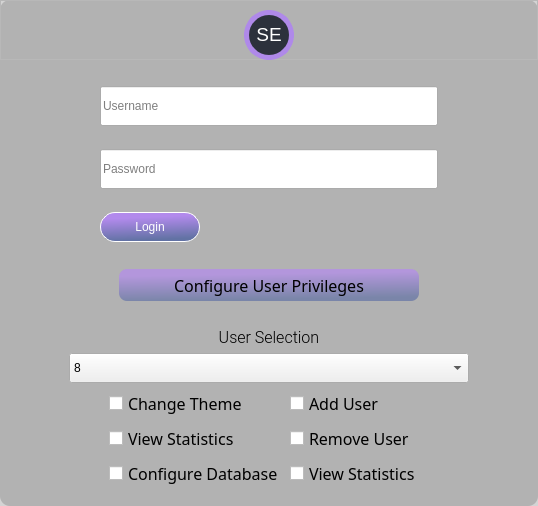
                        <widget class="QGroupBox" name="groupBox_36">
                         <property name="maximumSize">
                          <size>
                           <width>16777215</width>
                           <height>500</height>
                          </size>
                         </property>
                         <property name="styleSheet">
                          <string notr="true">QGroupBox{
    margin-top: 5ex;
	background:none;
	background-color:rgba(35,35,35,50);
	border-radius: 10px;
	border: 0px solid rgba(35,35,35,50);
}</string>
                         </property>
                         <layout class="QVBoxLayout" name="verticalLayout_24">
                          <property name="spacing">
                           <number>0</number>
                          </property>
                          <property name="leftMargin">
                           <number>0</number>
                          </property>
                          <property name="topMargin">
                           <number>0</number>
                          </property>
                          <property name="rightMargin">
                           <number>0</number>
                          </property>
                          <property name="bottomMargin">
                           <number>0</number>
                          </property>
                          <item>
                           <widget class="QFrame" name="frame_37">
                            <property name="maximumSize">
                             <size>
                              <width>16777215</width>
                              <height>60</height>
                             </size>
                            </property>
                            <property name="styleSheet">
                             <string notr="true">background:none;</string>
                            </property>
                            <property name="frameShape">
                             <enum>QFrame::StyledPanel</enum>
                            </property>
                            <property name="frameShadow">
                             <enum>QFrame::Raised</enum>
                            </property>
                            <layout class="QHBoxLayout" name="horizontalLayout_33">
                             <item>
                              <widget class="QLabel" name="user_initials_4">
                               <property name="minimumSize">
                                <size>
                                 <width>50</width>
                                 <height>50</height>
                                </size>
                               </property>
                               <property name="maximumSize">
                                <size>
                                 <width>50</width>
                                 <height>50</height>
                                </size>
                               </property>
                               <property name="font">
                                <font>
                                 <family>Segoe UI</family>
                                 <pointsize>14</pointsize>
                                 <weight>50</weight>
                                 <bold>false</bold>
                                </font>
                               </property>
                               <property name="focusPolicy">
                                <enum>Qt::ClickFocus</enum>
                               </property>
                               <property name="styleSheet">
                                <string notr="true">QLabel {
	border-radius: 25px;
	background-color: rgb(44, 49, 60);
	border: 5px solid rgb(175, 137, 233);
	background-position: center;
	background-repeat: no-repeat;
	color: white;
	text-align:centre;
}
</string>
                               </property>
                               <property name="text">
                                <string>SE</string>
                               </property>
                               <property name="alignment">
                                <set>Qt::AlignCenter</set>
                               </property>
                              </widget>
                             </item>
                            </layout>
                           </widget>
                          </item>
                          <item>
                           <widget class="QFrame" name="frame_38">
                            <property name="minimumSize">
                             <size>
                              <width>0</width>
                              <height>200</height>
                             </size>
                            </property>
                            <property name="maximumSize">
                             <size>
                              <width>16777215</width>
                              <height>200</height>
                             </size>
                            </property>
                            <property name="styleSheet">
                             <string notr="true"/>
                            </property>
                            <property name="frameShape">
                             <enum>QFrame::NoFrame</enum>
                            </property>
                            <property name="frameShadow">
                             <enum>QFrame::Plain</enum>
                            </property>
                            <layout class="QVBoxLayout" name="verticalLayout_30">
                             <property name="leftMargin">
                              <number>100</number>
                             </property>
                             <property name="rightMargin">
                              <number>100</number>
                             </property>
                             <property name="bottomMargin">
                              <number>0</number>
                             </property>
                             <item>
                              <widget class="QLineEdit" name="lineEdit_9">
                               <property name="maximumSize">
                                <size>
                                 <width>16777215</width>
                                 <height>40</height>
                                </size>
                               </property>
                               <property name="placeholderText">
                                <string>Username</string>
                               </property>
                              </widget>
                             </item>
                             <item>
                              <widget class="QLineEdit" name="lineEdit_10">
                               <property name="maximumSize">
                                <size>
                                 <width>16777215</width>
                                 <height>40</height>
                                </size>
                               </property>
                               <property name="placeholderText">
                                <string>Password</string>
                               </property>
                              </widget>
                             </item>
                             <item>
                              <widget class="QPushButton" name="pushButton_9">
                               <property name="minimumSize">
                                <size>
                                 <width>100</width>
                                 <height>30</height>
                                </size>
                               </property>
                               <property name="maximumSize">
                                <size>
                                 <width>100</width>
                                 <height>30</height>
                                </size>
                               </property>
                               <property name="styleSheet">
                                <string notr="true">QPushButton{
	color: white;
	font: 25 12pt &quot;Roboto&quot;;
	border-radius: 15px;
	border: 1px solid white;
	background-color: qlineargradient(spread:pad, x1:0.392, y1:0.170364, x2:0.51, y2:0.95, stop:0.00627353 rgba(178, 138, 236, 255), stop:0.984012 rgba(98, 114, 164, 255));
}
QPushButton:pressed{
	background-color: rgb(96, 76, 129);
}
</string>
                               </property>
                               <property name="text">
                                <string>Login</string>
                               </property>
                              </widget>
                             </item>
                            </layout>
                           </widget>
                          </item>
                          <item>
                           <widget class="QFrame" name="frame_39">
                            <property name="maximumSize">
                             <size>
                              <width>16777215</width>
                              <height>50</height>
                             </size>
                            </property>
                            <property name="styleSheet">
                             <string notr="true">background:none;</string>
                            </property>
                            <property name="frameShape">
                             <enum>QFrame::NoFrame</enum>
                            </property>
                            <property name="frameShadow">
                             <enum>QFrame::Plain</enum>
                            </property>
                            <layout class="QHBoxLayout" name="horizontalLayout_34">
                             <item>
                              <widget class="QLabel" name="label_2">
                               <property name="minimumSize">
                                <size>
                                 <width>0</width>
                                 <height>32</height>
                                </size>
                               </property>
                               <property name="maximumSize">
                                <size>
                                 <width>300</width>
                                 <height>16777215</height>
                                </size>
                               </property>
                               <property name="font">
                                <font>
                                 <family>Montserrat SemiBold</family>
                                 <pointsize>12</pointsize>
                                 <weight>50</weight>
                                 <bold>false</bold>
                                </font>
                               </property>
                               <property name="styleSheet">
                                <string notr="true">background-color:qlineargradient(spread:pad, x1:0.392, y1:0.170364, x2:0.51, y2:0.95, stop:0.00627353 rgba(178, 138, 236, 180), stop:0.984012 rgba(98, 114, 164, 180));
border-radius:8px;</string>
                               </property>
                               <property name="text">
                                <string>Configure User Privileges</string>
                               </property>
                               <property name="alignment">
                                <set>Qt::AlignCenter</set>
                               </property>
                              </widget>
                             </item>
                            </layout>
                           </widget>
                          </item>
                          <item>
                           <widget class="QFrame" name="frame_40">
                            <property name="styleSheet">
                             <string notr="true">QFrame{
	border-right: 2px solid qlineargradient(spread:pad, x1:0.392, y1:0.170364, x2:0.51, y2:0.95, stop:0.00627353 rgba(178, 138, 236, 255), stop:0.984012 rgba(98, 114, 164, 255));
	background:none;
}</string>
                            </property>
                            <property name="frameShape">
                             <enum>QFrame::NoFrame</enum>
                            </property>
                            <property name="frameShadow">
                             <enum>QFrame::Raised</enum>
                            </property>
                            <layout class="QHBoxLayout" name="horizontalLayout_35">
                             <property name="spacing">
                              <number>10</number>
                             </property>
                             <property name="leftMargin">
                              <number>60</number>
                             </property>
                             <property name="rightMargin">
                              <number>60</number>
                             </property>
                             <item>
                              <widget class="QFrame" name="frame_42">
                               <property name="styleSheet">
                                <string notr="true"/>
                               </property>
                               <property name="frameShape">
                                <enum>QFrame::NoFrame</enum>
                               </property>
                               <property name="frameShadow">
                                <enum>QFrame::Raised</enum>
                               </property>
                               <layout class="QVBoxLayout" name="verticalLayout_19">
                                <item>
                                 <widget class="QLabel" name="label">
                                  <property name="font">
                                   <font>
                                    <family>Roboto Light</family>
                                    <pointsize>12</pointsize>
                                   </font>
                                  </property>
                                  <property name="text">
                                   <string>User Selection</string>
                                  </property>
                                  <property name="alignment">
                                   <set>Qt::AlignCenter</set>
                                  </property>
                                 </widget>
                                </item>
                                <item alignment="Qt::AlignHCenter">
                                 <widget class="QComboBox" name="userComboList">
                                  <property name="minimumSize">
                                   <size>
                                    <width>400</width>
                                    <height>30</height>
                                   </size>
                                  </property>
                                  <property name="maximumSize">
                                   <size>
                                    <width>400</width>
                                    <height>16777215</height>
                                   </size>
                                  </property>
                                  <property name="styleSheet">
                                   <string notr="true"/>
                                  </property>
                                  <property name="iconSize">
                                   <size>
                                    <width>24</width>
                                    <height>24</height>
                                   </size>
                                  </property>
                                  <item>
                                   <property name="text">
                                    <string>8</string>
                                   </property>
                                  </item>
                                  <item>
                                   <property name="text">
                                    <string>10</string>
                                   </property>
                                  </item>
                                  <item>
                                   <property name="text">
                                    <string>12</string>
                                   </property>
                                  </item>
                                  <item>
                                   <property name="text">
                                    <string>14</string>
                                   </property>
                                  </item>
                                  <item>
                                   <property name="text">
                                    <string>16</string>
                                   </property>
                                  </item>
                                  <item>
                                   <property name="text">
                                    <string>18</string>
                                   </property>
                                  </item>
                                 </widget>
                                </item>
                                <item>
                                 <layout class="QGridLayout" name="gridLayout_2">
                                  <property name="leftMargin">
                                   <number>40</number>
                                  </property>
                                  <property name="rightMargin">
                                   <number>20</number>
                                  </property>
                                  <item row="0" column="0">
                                   <widget class="QCheckBox" name="changeThemeCB">
                                    <property name="minimumSize">
                                     <size>
                                      <width>22</width>
                                      <height>0</height>
                                     </size>
                                    </property>
                                    <property name="font">
                                     <font>
                                      <family>Monteserrat Light</family>
                                      <pointsize>12</pointsize>
                                      <weight>50</weight>
                                      <italic>false</italic>
                                      <bold>false</bold>
                                     </font>
                                    </property>
                                    <property name="styleSheet">
                                     <string notr="true">background:none;</string>
                                    </property>
                                    <property name="text">
                                     <string>Change Theme</string>
                                    </property>
                                   </widget>
                                  </item>
                                  <item row="0" column="1">
                                   <widget class="QCheckBox" name="addUserCB">
                                    <property name="minimumSize">
                                     <size>
                                      <width>22</width>
                                      <height>0</height>
                                     </size>
                                    </property>
                                    <property name="font">
                                     <font>
                                      <family>Monteserrat Light</family>
                                      <pointsize>12</pointsize>
                                      <weight>50</weight>
                                      <italic>false</italic>
                                      <bold>false</bold>
                                     </font>
                                    </property>
                                    <property name="styleSheet">
                                     <string notr="true">background:none;</string>
                                    </property>
                                    <property name="text">
                                     <string>Add User</string>
                                    </property>
                                   </widget>
                                  </item>
                                  <item row="1" column="0">
                                   <widget class="QCheckBox" name="veiwStatisticsChB_2">
                                    <property name="maximumSize">
                                     <size>
                                      <width>16777215</width>
                                      <height>53</height>
                                     </size>
                                    </property>
                                    <property name="font">
                                     <font>
                                      <family>Monteserrat Light</family>
                                      <pointsize>12</pointsize>
                                      <weight>50</weight>
                                      <italic>false</italic>
                                      <bold>false</bold>
                                     </font>
                                    </property>
                                    <property name="styleSheet">
                                     <string notr="true">background:none;</string>
                                    </property>
                                    <property name="text">
                                     <string>View Statistics</string>
                                    </property>
                                   </widget>
                                  </item>
                                  <item row="1" column="1">
                                   <widget class="QCheckBox" name="RemoveUserChB">
                                    <property name="minimumSize">
                                     <size>
                                      <width>22</width>
                                      <height>0</height>
                                     </size>
                                    </property>
                                    <property name="font">
                                     <font>
                                      <family>Monteserrat Light</family>
                                      <pointsize>12</pointsize>
                                      <weight>50</weight>
                                      <italic>false</italic>
                                      <bold>false</bold>
                                     </font>
                                    </property>
                                    <property name="styleSheet">
                                     <string notr="true">background:none;</string>
                                    </property>
                                    <property name="text">
                                     <string>Remove User</string>
                                    </property>
                                   </widget>
                                  </item>
                                  <item row="2" column="0">
                                   <widget class="QCheckBox" name="configDBChB">
                                    <property name="minimumSize">
                                     <size>
                                      <width>22</width>
                                      <height>0</height>
                                     </size>
                                    </property>
                                    <property name="font">
                                     <font>
                                      <family>Monteserrat Light</family>
                                      <pointsize>12</pointsize>
                                      <weight>50</weight>
                                      <italic>false</italic>
                                      <bold>false</bold>
                                     </font>
                                    </property>
                                    <property name="styleSheet">
                                     <string notr="true">background:none;</string>
                                    </property>
                                    <property name="text">
                                     <string>Configure Database</string>
                                    </property>
                                   </widget>
                                  </item>
                                  <item row="2" column="1">
                                   <widget class="QCheckBox" name="veiwStatisticsChB">
                                    <property name="minimumSize">
                                     <size>
                                      <width>22</width>
                                      <height>0</height>
                                     </size>
                                    </property>
                                    <property name="font">
                                     <font>
                                      <family>Monteserrat Light</family>
                                      <pointsize>12</pointsize>
                                      <weight>50</weight>
                                      <italic>false</italic>
                                      <bold>false</bold>
                                     </font>
                                    </property>
                                    <property name="styleSheet">
                                     <string notr="true">background:none;</string>
                                    </property>
                                    <property name="text">
                                     <string>View Statistics</string>
                                    </property>
                                   </widget>
                                  </item>
                                 </layout>
                                </item>
                               </layout>
                              </widget>
                             </item>
                            </layout>
                           </widget>
                          </item>
                         </layout>
                        </widget>
